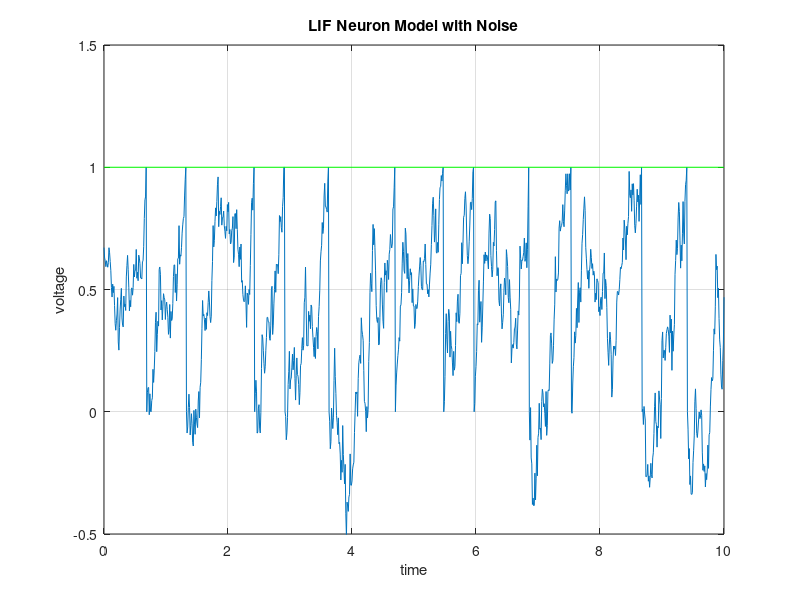

Reproduce this figure in MATLAB.
%Lecture 14

%----------------------------
%  Leaky Integrate-and-Fire
%----------------------------

%----------------------------------
%  LIF Neuron Model : V' = V + I
%----------------------------------

%  For discontinous ODEs, such as the LIF Model, ODE45 doesn't work
% Use Euler's Method to numerically compute the voltage solution as
% follows : V(t + dt) = (1 - dt)*V(t)+dt*I

% V = voltage
% I = input current
% V_th = threshold value
% Vr = Voltage Reset value

clear all
I = 2; % Input Current I
Vth = 1; 
Vr = 0;
V(1) = rand; %Initial Condition randomly in [0,1]
dt = 0.01; %time step
t = 0:dt:10; % run for an interval of time
Nmax = length(t);

for k = 1:Nmax-1
   if(V(k) >= Vth)
      V(k) = Vth;
      %disp('reach threshold and fire!')
      V(k+1) = Vr;
   else
       V(k+1) = (1 - dt)*V(k)+dt*I;
   end % end if/else
    
end % end for loop


figure(10)
plot(t,V)
grid on
hold on
plot([0 10] ,[Vth Vth], 'g--');
title('LIF Neuron Model')
xlabel('time'); 
ylabel('voltage');
ylim([-0.1 1.5])
hold off




%LIF with Noise

%LIF Model with noise is V' = -V + I + e(t)
% Where e(t) is gaussian white noise

%Euler's method becomes V(t+dt) = V(t)+dt(-V(t)+I)
%+sqrt(2*D*dt)*randn where randn is Gaussian Distrubution

clear all
I = 2;
Vth = 1;
Vr = 0;
V(1) = rand;
D = 0.3;  % Noise intensity

dt = 0.01;
t = 0:dt:10;
Nmax = length(t);

for k = 1:Nmax-1
   if(V(k) >= Vth)
       V(k) = Vth;
       disp('reach threshold and fire !')
       V(k+1) = Vr;
   else
       V(k+1) = (1 - dt)*V(k)+dt*I+sqrt(2*D*dt)*randn;
       
   end
    
end

figure(10)
plot(t,V)
grid on
hold on
plot([0 10], [Vth Vth], 'g - -');
title('LIF Neuron Model with Noise')
xlabel('time');
ylabel('voltage');
ylim([-0.5 1.5])
hold off
